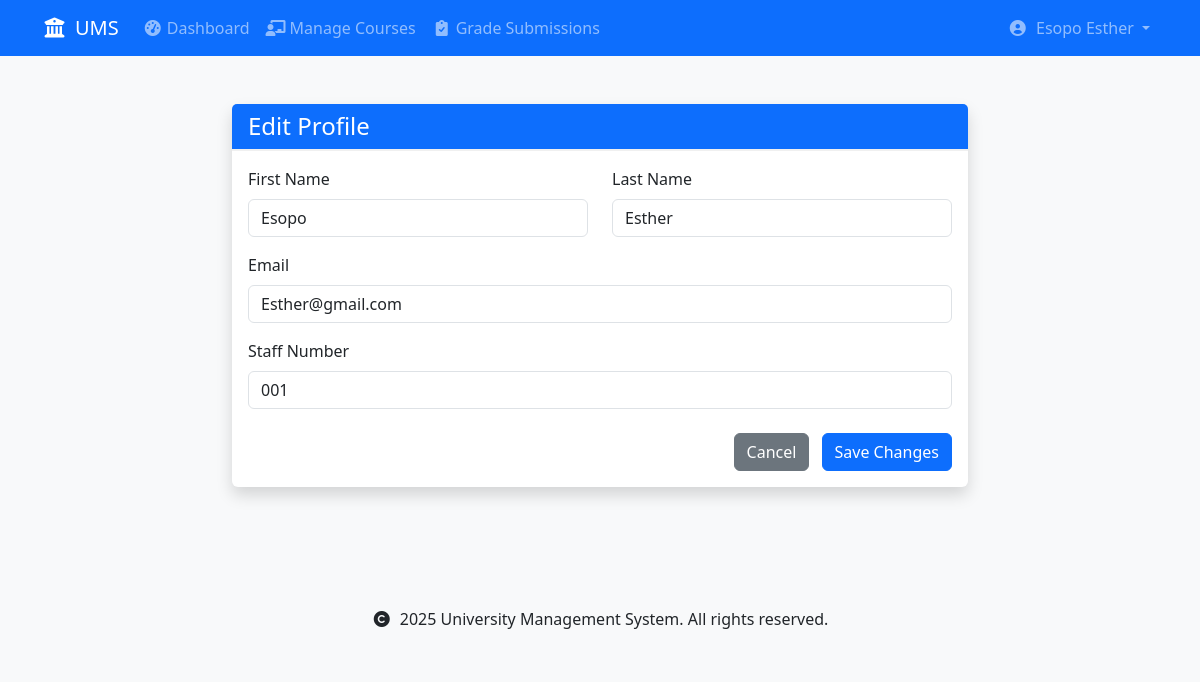
The page /accounts/profile/edit/ (signed in) on the database its author committed.
### accounts/models.py (models this page shows, shortened)
class User(AbstractUser):
    USER_TYPE_CHOICES = [
        ('student', 'Student'),
        ('lecturer', 'Lecturer'),
    ]
    user_type = models.CharField(max_length=10, choices=USER_TYPE_CHOICES)
    registration_number = models.CharField(max_length=20, unique=True, null=True, blank=True)
    staff_number = models.CharField(max_length=20, unique=True, null=True, blank=True)
    department = models.ForeignKey('schools.Department', on_delete=models.SET_NULL, null=True)
    class Meta:
        db_table = 'accounts_user'
        verbose_name = 'User'
        verbose_name_plural = 'Users'
    def is_student(self):
        return self.user_type == 'student'
    def is_lecturer(self):
        return self.user_type == 'lecturer'

### accounts/views.py (the view)
# urls.py: path('profile/edit/', views.edit_profile, name='edit_profile'),
@login_required
def edit_profile(request):
    if request.method == 'POST':
        form = ProfileEditForm(request.POST, instance=request.user)
        if form.is_valid():
            form.save()
            messages.success(request, 'Profile updated successfully.')
            return redirect('accounts:profile')
    else:
        form = ProfileEditForm(instance=request.user)
    return render(request, 'accounts/edit_profile.html', {'form': form})

### accounts/forms.py (shortened to what this page needs)
class ProfileEditForm(forms.ModelForm):
    class Meta:
        model = User
        fields = ['first_name', 'last_name', 'email']
        if User.is_student:
            fields.append('registration_number')
        if User.is_lecturer:
            fields.append('staff_number')
    def __init__(self, *args, **kwargs):
        super().__init__(*args, **kwargs)
        for field in self.fields:
            self.fields[field].widget.attrs.update({'class': 'form-control'})

### templates/accounts/edit_profile.html (shortened to what this page needs)
{% extends 'base.html' %}
{% block content %}
<div class="container py-4">
    <div class="row justify-content-center">
        <div class="col-md-8">
            <div class="card shadow">
                <div class="card-header bg-primary text-white">
                    <h4 class="card-title mb-0">Edit Profile</h4>
                </div>
                <div class="card-body">
                    <form method="post" novalidate>
                        <div class="row">
                            <div class="col-md-6 mb-3">
                                <label for="{{ form.first_name.id_for_label }}" class="form-label">First Name</label>
                                <input type="text" name="{{ form.first_name.name }}"
                                       class="form-control {% if form.first_name.errors %}is-invalid{% endif %}"
                                       id="{{ form.first_name.id_for_label }}"
                                       value="{{ form.first_name.value|default:'' }}">
                            </div>
                            <div class="col-md-6 mb-3">
                                <label for="{{ form.last_name.id_for_label }}" class="form-label">Last Name</label>
                                <input type="text" name="{{ form.last_name.name }}"
                                       class="form-control {% if form.last_name.errors %}is-invalid{% endif %}"
                                       id="{{ form.last_name.id_for_label }}"
                                       value="{{ form.last_name.value|default:'' }}">
                            </div>
                        </div>
                        <div class="mb-3">
                            <label for="{{ form.email.id_for_label }}" class="form-label">Email</label>
                            <input type="email" name="{{ form.email.name }}"
                                   class="form-control {% if form.email.errors %}is-invalid{% endif %}"
                                   id="{{ form.email.id_for_label }}"
                                   value="{{ form.email.value|default:'' }}">
                        </div>
                        {% if user.is_lecturer %}
                            <div class="mb-3">
                                <label for="{{ form.staff_number.id_for_label }}" class="form-label">Staff Number</label>
                                <input type="text" name="{{ form.staff_number.name }}"
                                       class="form-control {% if form.staff_number.errors %}is-invalid{% endif %}"
                                       id="{{ form.staff_number.id_for_label }}"
                                       value="{{ form.staff_number.value|default:'' }}">
                            </div>
                        {% endif %}
                        <div class="mt-4 text-end">
                            <a href="{% url 'accounts:profile' %}" class="btn btn-secondary me-2">Cancel</a>
                            <button type="submit" class="btn btn-primary">Save Changes</button>
                        </div>
                    </form>
                </div>
            </div>
        </div>
    </div>
</div>
{% endblock %}

### templates/base.html (shortened to what this page needs)
{% load static %}
<!DOCTYPE html>
<html lang="en">
<head>
    <link href="https://cdn.jsdelivr.net/npm/bootstrap@5.3.0/dist/css/bootstrap.min.css" rel="stylesheet">
    <link href="https://cdnjs.cloudflare.com/ajax/libs/font-awesome/6.0.0/css/all.min.css" rel="stylesheet">
    <link href="{% static 'css/custom.css' %}" rel="stylesheet">
</head>
<body>
    <nav class="navbar navbar-expand-lg navbar-dark bg-primary">
        <div class="container">
            <a class="navbar-brand" href="{% url 'home' %}">
                <i class="fas fa-university me-2"></i>UMS
            </a>
            <div class="collapse navbar-collapse" id="navbarNav">
                <ul class="navbar-nav me-auto">
                    {% if user.is_authenticated %}
                        {% if user.is_student %}
                            <li class="nav-item">
                                <a class="nav-link" href="{% url 'accounts:student_dashboard' %}">
                                    <i class="fas fa-tachometer-alt me-1"></i>Dashboard
                                </a>
                            </li>
                            <li class="nav-item">
                                <a class="nav-link" href="{% url 'courses:my_courses' %}">
                                    <i class="fas fa-book me-1"></i>My Courses
                                </a>
                            </li>
                            <li class="nav-item">
                                <a class="nav-link" href="{% url 'assignments:assignment_list' %}">
                                    <i class="fas fa-tasks me-1"></i>Assignments
                                </a>
                            </li>
                            <li class="nav-item">
                                <a class="nav-link" href="{% url 'assignments:my_submissions' %}">
                                    <i class="fas fa-file-alt me-1"></i>My Submissions
                                </a>
                            </li>
                        {% elif user.is_lecturer %}
                            <li class="nav-item">
                                <a class="nav-link" href="{% url 'accounts:lecturer_dashboard' %}">
                                    <i class="fas fa-tachometer-alt me-1"></i>Dashboard
                                </a>
                            </li>
                            <li class="nav-item">
                                <a class="nav-link" href="{% url 'courses:teaching_courses' %}">
                                    <i class="fas fa-chalkboard-teacher me-1"></i>Manage Courses
                                </a>
                            </li>
                            <li class="nav-item">
                                <a class="nav-link" href="{% url 'assignments:pending_submissions' %}">
                                    <i class="fas fa-clipboard-check me-1"></i>Grade Submissions
                                </a>
                            </li>
                        {% endif %}
                    {% endif %}
                </ul>
                <ul class="navbar-nav">
                    {% if user.is_authenticated %}
                        <li class="nav-item dropdown">
                            <a class="nav-link dropdown-toggle" href="#" id="userDropdown" role="button"
                               data-bs-toggle="dropdown" aria-expanded="false">
                                <i class="fas fa-user-circle me-1"></i>
                                {{ user.get_full_name|default:user.username }}
                            </a>
                        </li>
                    {% endif %}
                </ul>
            </div>
        </div>
    </nav>
    <main class="py-4">
        {% block content %}
        {% endblock %}
    </main>
    <footer class="bg-light py-4 mt-5">
        <div class="container text-center">
            <p class="mb-0">
                <i class="fas fa-copyright me-1"></i>
                {% now "Y" %} University Management System. All rights reserved.
            </p>
        </div>
    </footer>
</body>
</html>

### static/css/custom.css (style rules this page uses)
body { background-color: #f8f9fa; }
.card { border: none; box-shadow: 0 0.125rem 0.25rem rgba(0, 0, 0, 0.075); transition: transform 0.2s; }
.card-header { background-color: #fff; border-bottom: 2px solid #f0f0f0; }
.fas { width: 1.25em; text-align: center; }

### rows shown on the page
User: get_full_name "Esopo Esther", first_name "Esopo", last_name "Esther", email "Esther@gmail.com", staff_number "001"
